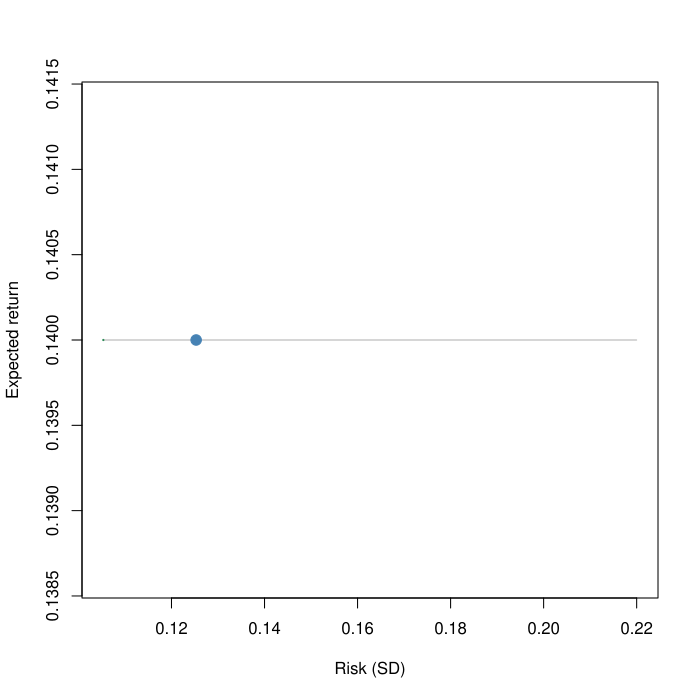

Write R code to recreate this figure.
pdf('tests/r-output/case-8.pdf')
# 实验08：两资产均值—方差组合
mu <- c(A = 0.14, B = 0.14)
s <- c(A = 0.12, B = 0.22)
rho <- 0
w1 <- 0.5
w2 <- 1 - w1
rp <- w1*mu[1] + w2*mu[2]
vp <- w1^2*s[1]^2 +
      w2^2*s[2]^2 +
      2*w1*w2*s[1]*s[2]*rho
sp <- sqrt(vp)
d <- (s[1]-s[2])^2 +
     2*s[1]*s[2]*(1-rho)
mv <- if (d == 0) {
  as.numeric(mu[1] >= mu[2])
} else {
  max(0, min(1,
    (s[2]*(s[2]-s[1]) +
     s[1]*s[2]*(1-rho))/d))
}
w <- sort(unique(c(
  seq(0, 1, 0.0025), mv)))
ret <- w*mu[1] + (1-w)*mu[2]
vol <- sqrt(
  (w*s[1]-(1-w)*s[2])^2 +
  2*w*(1-w)*s[1]*s[2]*(1+rho))
eff <- abs(w-mv) < 1e-10
plot(vol, ret, type="l",
  col="grey70", xlab="Risk (SD)",
  ylab="Expected return")
lines(vol[eff], ret[eff],
  col="seagreen", lwd=3)
points(vol[eff], ret[eff],
  col="seagreen", pch=16, cex=.3)
points(sp, rp, pch=19,
  col="steelblue", cex=1.4)
print(c(return=rp,
  variance=vp, sd=sp))
cat(sprintf('RESULT %.17g %.17g %.17g\n',rp,vp,sp))
cat('EFFICIENT',sum(eff),'\n')
cat(sprintf('MV %.17g\n',mv))
dev.off()
